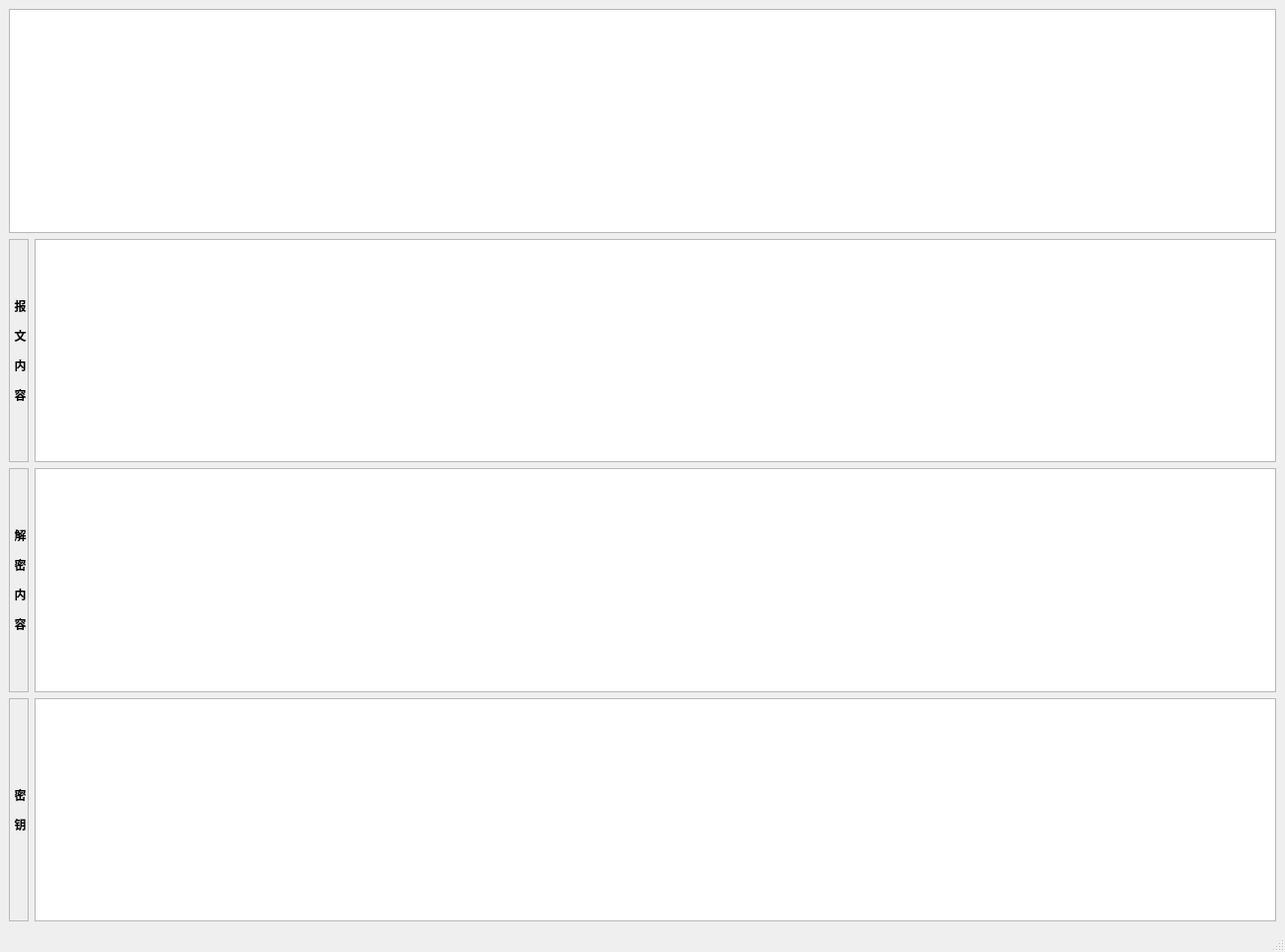
<?xml version="1.0" encoding="UTF-8"?>
<ui version="4.0">
 <class>package_show</class>
 <widget class="QMainWindow" name="package_show">
  <property name="geometry">
   <rect>
    <x>0</x>
    <y>0</y>
    <width>1301</width>
    <height>964</height>
   </rect>
  </property>
  <property name="windowTitle">
   <string>MainWindow</string>
  </property>
  <widget class="QWidget" name="centralwidget">
   <layout class="QGridLayout" name="gridLayout">
    <item row="0" column="0" colspan="2">
     <widget class="QTableView" name="tableView"/>
    </item>
    <item row="1" column="0">
     <widget class="QLabel" name="label">
      <property name="frameShape">
       <enum>QFrame::StyledPanel</enum>
      </property>
      <property name="frameShadow">
       <enum>QFrame::Plain</enum>
      </property>
      <property name="text">
       <string>&lt;html&gt;&lt;head/&gt;&lt;body&gt;&lt;p align=&quot;center&quot;&gt;&lt;span style=&quot; font-weight:600;&quot;&gt;报&lt;/span&gt;&lt;/p&gt;&lt;p align=&quot;center&quot;&gt;&lt;span style=&quot; font-weight:600;&quot;&gt;文&lt;/span&gt;&lt;/p&gt;&lt;p align=&quot;center&quot;&gt;&lt;span style=&quot; font-weight:600;&quot;&gt;内&lt;/span&gt;&lt;/p&gt;&lt;p align=&quot;center&quot;&gt;&lt;span style=&quot; font-weight:600;&quot;&gt;容&lt;/span&gt;&lt;/p&gt;&lt;/body&gt;&lt;/html&gt;</string>
      </property>
     </widget>
    </item>
    <item row="1" column="1">
     <widget class="QTextEdit" name="textEdit"/>
    </item>
    <item row="2" column="0">
     <widget class="QLabel" name="label_2">
      <property name="frameShape">
       <enum>QFrame::StyledPanel</enum>
      </property>
      <property name="text">
       <string>&lt;html&gt;&lt;head/&gt;&lt;body&gt;&lt;p align=&quot;center&quot;&gt;&lt;span style=&quot; font-weight:600;&quot;&gt;解&lt;/span&gt;&lt;/p&gt;&lt;p align=&quot;center&quot;&gt;&lt;span style=&quot; font-weight:600;&quot;&gt;密&lt;/span&gt;&lt;/p&gt;&lt;p align=&quot;center&quot;&gt;&lt;span style=&quot; font-weight:600;&quot;&gt;内&lt;/span&gt;&lt;/p&gt;&lt;p align=&quot;center&quot;&gt;&lt;span style=&quot; font-weight:600;&quot;&gt;容&lt;/span&gt;&lt;/p&gt;&lt;/body&gt;&lt;/html&gt;</string>
      </property>
     </widget>
    </item>
    <item row="2" column="1">
     <widget class="QTextEdit" name="textEdit_2"/>
    </item>
    <item row="3" column="0">
     <widget class="QLabel" name="label_3">
      <property name="frameShape">
       <enum>QFrame::StyledPanel</enum>
      </property>
      <property name="text">
       <string>&lt;html&gt;&lt;head/&gt;&lt;body&gt;&lt;p align=&quot;center&quot;&gt;&lt;span style=&quot; font-weight:600;&quot;&gt;密&lt;/span&gt;&lt;/p&gt;&lt;p align=&quot;center&quot;&gt;&lt;span style=&quot; font-weight:600;&quot;&gt;钥&lt;/span&gt;&lt;/p&gt;&lt;/body&gt;&lt;/html&gt;</string>
      </property>
     </widget>
    </item>
    <item row="3" column="1">
     <widget class="QTextEdit" name="textEdit_3"/>
    </item>
   </layout>
  </widget>
  <widget class="QMenuBar" name="menubar">
   <property name="geometry">
    <rect>
     <x>0</x>
     <y>0</y>
     <width>1301</width>
     <height>21</height>
    </rect>
   </property>
  </widget>
  <widget class="QStatusBar" name="statusbar"/>
 </widget>
 <resources/>
 <connections/>
</ui>
